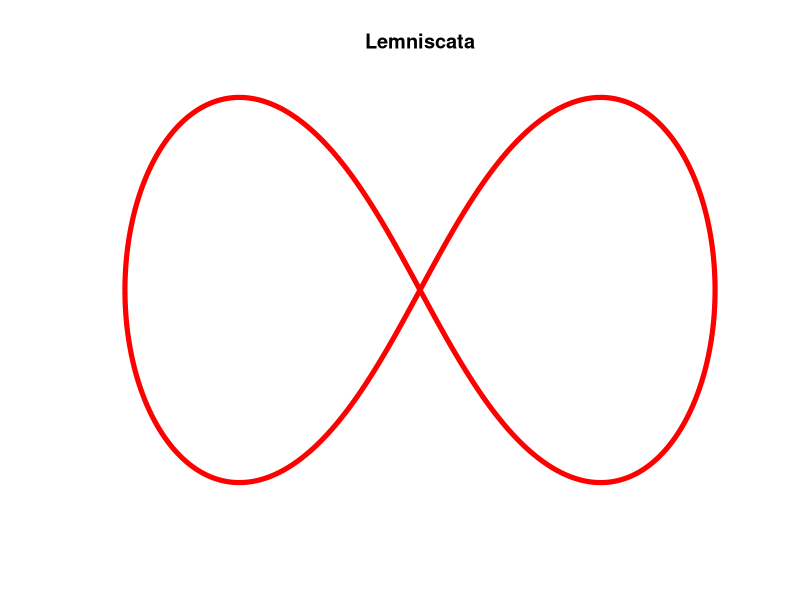
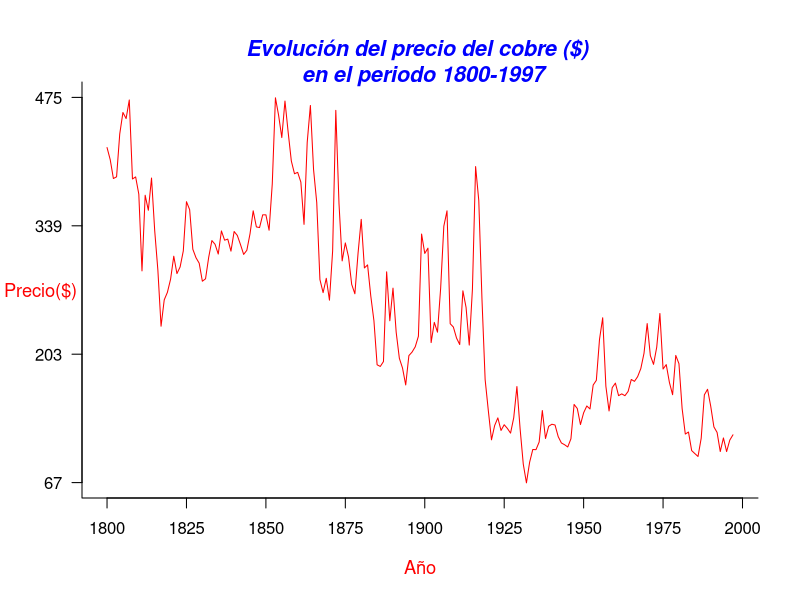

Reproduce these figures in R, in order.

t=seq(-pi,pi,0.01)
xlim=1.5
ylim=0.5
# Curva parametrizada según Wikipedia
x = (sqrt(2)*cos(t))/(sin(t)**2+1)
y = (sqrt(2)*cos(t)*sin(t))/(sin(t)**2+1)
pdf("Ejercicio-2.2-Jesus-Oroya.pdf",width=9, height=5.5)
plot(x,y,xlim=c(-xlim,xlim),ylim=c(-ylim,ylim),axes=FALSE,
    main="Lemniscata",xlab=" ",ylab=" ",type="l")
lines(x,y,col="red",lwd=5)
dev.off()


pdf("Ejercicio-2.1-Jesus-Oroya.pdf",width=13, height=7.5)
titulo="Evolución del precio del cobre ($) \n en el periodo 1800-1997"
ylim=c(67,475)
xlim=c(1800,1997)
valores <- read.table(file="9.4.DAT")
cobre = cbind(1800:1997,valores[[2]])
par(cex.main=1.3,col.main="blue",col.lab="red",bty="l",las=1,font.main=4,cex.lab=1.1)
plot(cobre,type="l",col=c("red"),xlab="Año",ylab="",xlim=xlim,ylim=ylim,xaxt='n',yaxt='n')
mtext(2,text="Precio($) ",col="red",cex=1.1)
axis(1, at=seq(1800,2000,(2000-1800)/8))
axis(2, at=seq(67,475,(475-67)/3))
title(titulo, line = 0)
dev.off()

